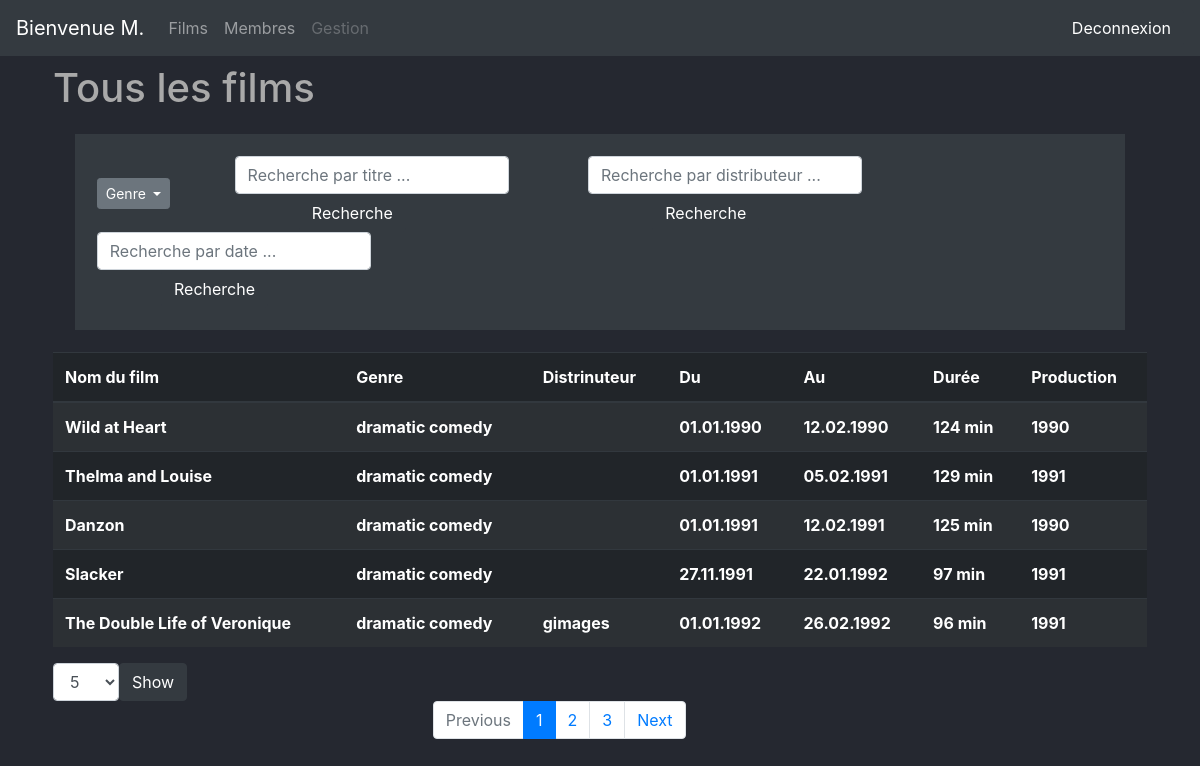
Page /my_cinema.php?genre=dramatic comedy on the committed database.
### tables this page shows
CREATE TABLE IF NOT EXISTS `film` (
  `id_film` int(11) NOT NULL,
  `id_genre` tinyint(4) DEFAULT NULL,
  `id_distrib` int(11) DEFAULT NULL,
  `titre` varchar(255) NOT NULL,
  `resum` varchar(255) NOT NULL,
  `date_debut_affiche` date NOT NULL,
  `date_fin_affiche` date NOT NULL,
  `duree_min` int(11) NOT NULL,
  `annee_prod` int(11) DEFAULT NULL,
  PRIMARY KEY (`id_film`),
  KEY `id_genre` (`id_genre`),
  KEY `id_distrib` (`id_distrib`)
);

CREATE TABLE IF NOT EXISTS `genre` (
  `id_genre` tinyint(4) NOT NULL,
  `nom` varchar(255) NOT NULL,
  PRIMARY KEY (`id_genre`)
);

CREATE TABLE IF NOT EXISTS `distrib` (
  `id_distrib` int(11) NOT NULL,
  `nom` varchar(255) NOT NULL,
  `telephone` varchar(255) NOT NULL,
  `adresse` varchar(255) DEFAULT NULL,
  `cpostal` varchar(255) DEFAULT NULL,
  `ville` varchar(255) DEFAULT NULL,
  `pays` varchar(255) DEFAULT NULL,
  PRIMARY KEY (`id_distrib`)
);

### my_cinema_post.php (called while the page is built, shortened)
<?php
if(isset($_GET['entre']))
{
  $messagesParPage=$_GET['entre'];
  global $messagesParPage;
}else {
  $_GET['entre'] = $messagesParPage=5;
}
  include('connexion_bdd.php');
    if (isset($_GET['genre'])) {
      $retour_total = $bdd->prepare('SELECT COUNT(*) AS total
        FROM film
        LEFT JOIN genre ON film.id_genre = genre.id_genre
        LEFT JOIN distrib ON film.id_distrib = distrib.id_distrib
        WHERE genre.nom = :genre');
        $retour_total->bindValue(':genre', $_GET['genre']);
        $retour_total->execute();
        $donnees_total = $retour_total->fetch();
        $total = $donnees_total['total'];
        $total = (int) $total;
        $messagesParPage = (int) $messagesParPage;
        $nombreDePages = ceil($total/$messagesParPage);
        if(isset($_GET['page']))
        {
          $pageActuelle=intval($_GET['page']);
          if($pageActuelle>$nombreDePages)
          {
            $pageActuelle=$nombreDePages;
          }
        }
        else
        {
          $pageActuelle=1;
        }
        $premiereEntree=($pageActuelle-1)*$messagesParPage;
      $req = $bdd->prepare('SELECT *,
        DATE_FORMAT(date_fin_affiche, "%d.%m.%Y") AS date_fin,
        DATE_FORMAT(date_debut_affiche, "%d.%m.%Y") AS date_debut,
        distrib.nom AS nom_d,
        genre.nom AS nom_g
        FROM film
        LEFT JOIN genre ON film.id_genre = genre.id_genre
        LEFT JOIN distrib ON film.id_distrib = distrib.id_distrib
        WHERE genre.nom = :genre
        LIMIT '.$premiereEntree.', '.$messagesParPage.'');
        $req->bindParam(':genre', $_GET['genre']);
        $resultat = $req->execute();
    }

### my_cinema.php (the view, shortened to what this page needs)
<!DOCTYPE html>
<html lang = "en">
  <head>
    <link rel = "stylesheet" href = "css/bootstrap.min.css">
    <link rel="stylesheet" href = "style.css">
  </head>
  <body>
    <?php require('header.php') ?>
    <div class = "container">
      <div class = "m-2">
        <h1>Tous les films</h1>
        <?php include('my_cinema_post.php') ?>
        <div class = "form-inline  filtres">
          <div class = "btn-group">
            <form method = "get">
              <button class = "btn btn-secondary btn-sm dropdown-toggle"
                type = "button" data-toggle = "dropdown" aria-haspopup = "true"
                aria-expanded = "false">
                Genre
              </button>
            </form>
          </div>
          <form method = "get">
            <input class = "form-control offset-sm-2" type = "text"
              name = "titre" placeholder = "Recherche par titre ...">
            <button class = "btn btn-dark offset-sm-4"
            type = "submit">Recherche</button>
          </form>
          <form method = "get">
            <input class = "form-control offset-sm-1" type = "text"
              name="distrib" placeholder="Recherche par distributeur ...">
            <button class = "btn btn-dark offset-sm-3"
            type = "submit">Recherche</button>
          </form>
          <form method = "get">
            <input class = "form-control" type = "text"
            name = "dates" placeholder = "Recherche par date ...">
            <button class = "btn btn-dark offset-sm-2"
            type = "submit">Recherche</button>
          </form>
        </div>
        <table class = "table table-striped table-dark">
          <thead>
            <tr>
              <th scope = "col">Nom du film</th>
              <th scope = "col">Genre</th>
              <th scope = "col">Distrinuteur</th>
              <th scope = "col">Du</th>
              <th scope = "col">Au</th>
              <th scope = "col">Durée</th>
              <th scope = "col">Production</th>
            </tr>
          </thead>
          <tbody id="myTable">
            <?php
              while ($resultat = $req->fetch()) {
            ?>
            <tr>
              <th scope = 'row'><?php echo $resultat['titre'] ?></th>
              <th><?php echo $resultat['nom_g']; ?></th>
              <th><?php echo $resultat['nom_d']; ?></th>
              <th><?php echo $resultat['date_debut']; ?></th>
              <th><?php echo $resultat['date_fin']; ?></th>
              <th><?php echo $resultat['duree_min']; ?> min</th>
              <th><?php echo $resultat['annee_prod']; ?></th>
            </tr>
            <?php
              }
            ?>
          </tbody>
        </table>
        <?php if ($nombreDePages > 1): ?>
          <form method = "get" class = "form-inline">
            <select class = "form-control" name = "entre">
              <option value = "5">5</option>
            </select>
            <button type = "submit" class = "btn btn-dark">Show</button>
          </form>
        <?php endif; ?>
        <?php
          if (isset($_GET['genre']) || isset($_GET['titre']) ||
          isset($_GET['dates'])) {
        ?>
        <div class = "col-sm-6 offset-sm-4">
          <nav aria-label = "Page navigation example" >
            <ul class = "pagination">
              <?php
                for($i=1; $i<=$nombreDePages; $i++) {
                  if ($i==$pageActuelle && $pageActuelle == 1) {
              ?>
              <li class = "page-item disabled">
                <a class = "page-link">Previous</a></li>
              <li class = "page-item active">
                  <a class = "page-link" href =
                    "my_cinema.php?page=<?= $i ?>
                    &entre=<?= $_GET['entre']; if(isset($_GET['genre'])){ ?>
                    &genre=<?= $_GET['genre']; }if(isset($_GET['titre'])){ ?>
                    &titre=<?= $_GET['titre']; }if(isset($_GET['dates'])){ ?>
                    &dates=<?= $_GET['dates']; } ?>"><?= $i ?></a></li>
                    <?php if ($nombreDePages > $pageActuelle){ ?>
                <li class = "page-item"><a class = "page-link"
                  href = "my_cinema.php?page=<?= $i+1 ?>
                  &entre=<?= $_GET['entre']; if(isset($_GET['genre'])){ ?>
                  &genre=<?= $_GET['genre']; }if(isset($_GET['titre'])){ ?>
                  &titre=<?= $_GET['titre']; }if(isset($_GET['dates'])){ ?>
                  &dates=<?= $_GET['dates']; } ?>"><?= $i+1 ?></a></li>
                  <?php if ($i+2 <= $nombreDePages): ?>
                    <li class = "page-item"><a class = "page-link"
                      href="my_cinema.php?page=<?= $i+2 ?>
                      &entre=<?= $_GET['entre']; if(isset($_GET['genre'])){ ?>
                      &genre=<?= $_GET['genre']; }if(isset($_GET['titre'])){ ?>
                      &titre=<?= $_GET['titre']; }if(isset($_GET['dates'])){ ?>
                      &dates=<?= $_GET['dates']; } ?>"><?= $i+2 ?></a></li>
                  <?php endif; ?>
                <li class="page-item"><a class="page-link"
                  href="my_cinema.php?page=<?= $i+1 ?>
                  &entre=<?= $_GET['entre']; if(isset($_GET['genre'])){ ?>
                  &genre=<?= $_GET['genre']; }if(isset($_GET['titre'])){ ?>
                  &titre=<?= $_GET['titre']; }if(isset($_GET['dates'])){ ?>
                  &dates=<?= $_GET['dates']; } ?>">Next</a></li>
                <?php
                  } else {
                ?>
                <li class="page-item disabled"><a class="page-link">Next</a></li>
                <?php
                    }
                  }
                ?>
                <?php
                  }
                ?>
              </ul>
            </nav>
          </div>
          <?php
            }
          ?>
        </div>
      </div>
  </body>
</html>

### style.css (style rules this page uses)
body { background-color: #252830; color: Darkgray; }
.filtres { padding: 2%; margin: 2%; background-color: #343a40; }

### rows in the picture
film: titre "Wild at Heart", id_genre.nom "dramatic comedy", date_debut "01.01.1990", date_fin "12.02.1990", duree_min "124", annee_prod "1990"
film: titre "Thelma and Louise", id_genre.nom "dramatic comedy", date_debut "01.01.1991", date_fin "05.02.1991", duree_min "129", annee_prod "1991"
film: titre "Danzon", id_genre.nom "dramatic comedy", date_debut "01.01.1991", date_fin "12.02.1991", duree_min "125", annee_prod "1990"
film: titre "Slacker", id_genre.nom "dramatic comedy", date_debut "27.11.1991", date_fin "22.01.1992", duree_min "97", annee_prod "1991"
film: titre "The Double Life of Veronique", id_genre.nom "dramatic comedy", id_distrib.nom "gimages", date_debut "01.01.1992", date_fin "26.02.1992", duree_min "96", annee_prod "1991"
